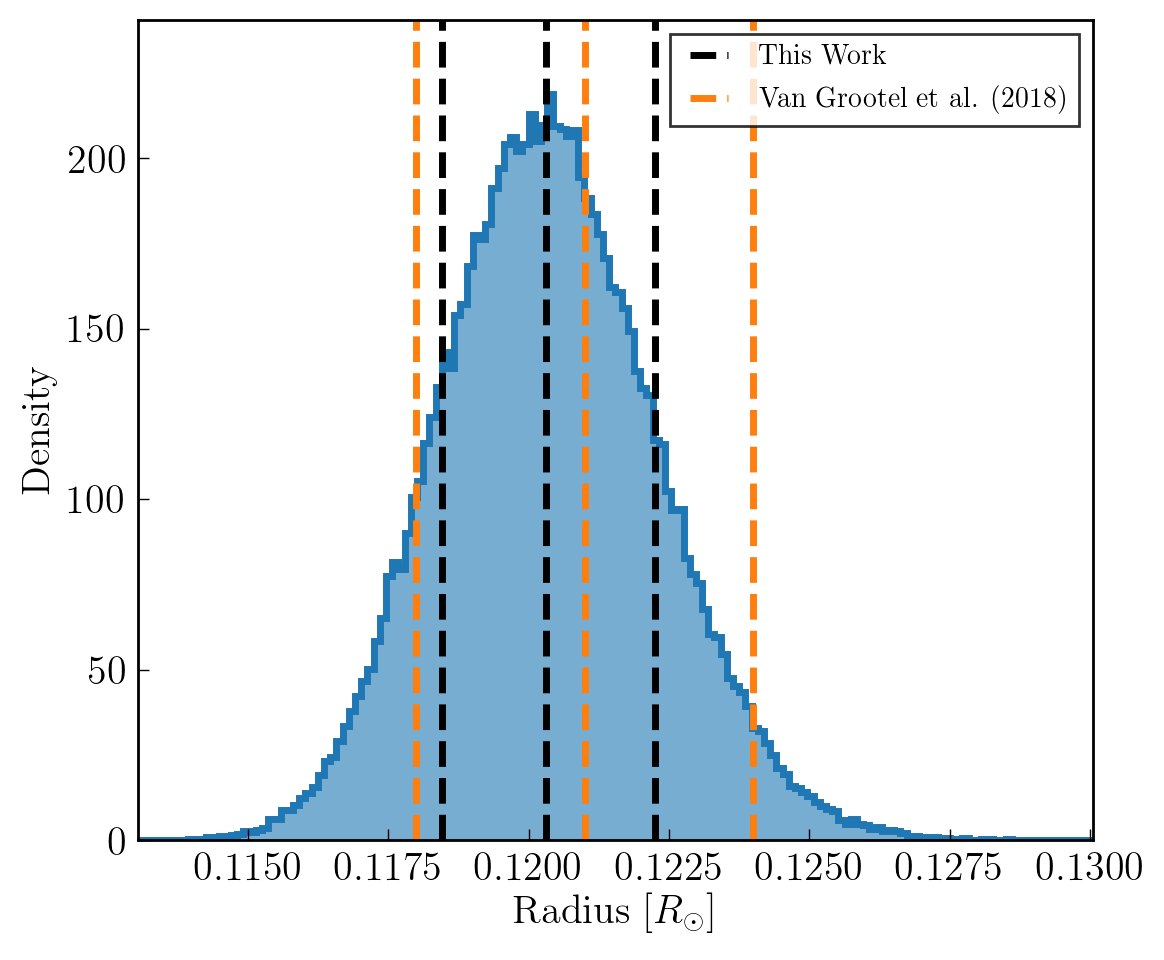

Reproduce this figure in Python.
#!/usr/bin/env python
# -*- coding: utf-8 -*-
"""
Estimate the distribution of TRAPPIST-1's radius using our stellar mass posterior
distributions and the Delrez et al. (2018) density constraint following the
procedure outlined in Van Grootel et al. (2018).

Script output:

Radius [Rsun] = 0.120300 + 0.001963 - 0.001845

@author: David P. Fleming, 2019
@email: dflemin3 (at) uw (dot) edu
"""

import sys
import numpy as np
import pandas as pd
from scipy.stats import norm
from trappist import mcmcUtils
import matplotlib as mpl
import matplotlib.pyplot as plt

#Typical plot parameters that make for pretty plots
mpl.rcParams['font.size'] = 12.0

## for Palatino and other serif fonts use:
mpl.rc('font',**{'family':'serif'})
mpl.rc('text', usetex=True)

# CGS constants
MSUN = 1.988435e33 # mass of Sun in grams
RSUN = 6.957e10 # radius of Sun incm
RHOSUN = MSUN / (4./3. * np.pi * RSUN**3) # density of sun in g/cm^3

# Read in evolutionary tracks
chains = mcmcUtils.extractMCMCResults("../../Data/trappist1Fiducial.h5",
                                      verbose=False, applyBurnin=True,
                                      thinChains=True, blobsExist=False)

# Draw num samples
num = int(1.0e5) # Number of samples

# Draw mass samples with replacement in grams
masses = np.random.choice(chains[:,0], size=(num,), replace=True) * MSUN

# Draw density samples in g/cm^3 by approximating constraint as wide gaussian
rhos = norm.rvs(loc=51.1, scale=2.4, size=(num,)) * RHOSUN

# Compute radius via density equation: rho = M/V = M/(4/3 * pi * r^3)
# -> (rho/m * (4/3) * pi)^(1/3) = r, but convert to Rsun
rads = np.power(masses / (rhos * (4./3.) * np.pi), 1./3.) / RSUN

# Visualize final distribution, compute statistics of interest
rad = np.median(rads)
radPlus = np.percentile(rads, 84) - rad
radMinus = rad - np.percentile(rads, 16)
print("Radius [Rsun] = %lf + %lf - %lf" % (rad, radPlus, radMinus))

# Plot histogram
fig, ax = plt.subplots(figsize=(6,5))

# Plot histogram of samples
ax.hist(rads, bins="auto", color="C0", density=True, alpha=0.6);
ax.hist(rads, bins="auto", color="C0", density=True, histtype="step", lw=2.5);

# Overplot med, +/-
ax.axvline(rad, color="k", ls="--", lw=2.5, label="This Work")
ax.axvline(rad + radPlus, color="k", ls="--", lw=2.5)
ax.axvline(rad - radMinus, color="k", ls="--", lw=2.5)

# Overplot Van Grootel et al. (2018) constraints
ax.axvline(0.121, color="C1", ls="--", lw=2.5, label="Van Grootel et al. (2018)")
ax.axvline(0.121 + 0.003, color="C1", ls="--", lw=2.5)
ax.axvline(0.121 - 0.003, color="C1", ls="--", lw=2.5)

ax.set_ylabel("Density")
ax.set_xlabel(r"Radius [$R_{\odot}]$")
ax.legend(loc="best", framealpha=0.8, fontsize=10)
fig.tight_layout()

# Save!
if (sys.argv[1] == 'pdf'):
    fig.savefig("estRad.pdf", bbox_inches="tight",
                dpi=200)
if (sys.argv[1] == 'png'):
    fig.savefig("estRad.png", bbox_inches="tight",
                dpi=200)
# Done!
